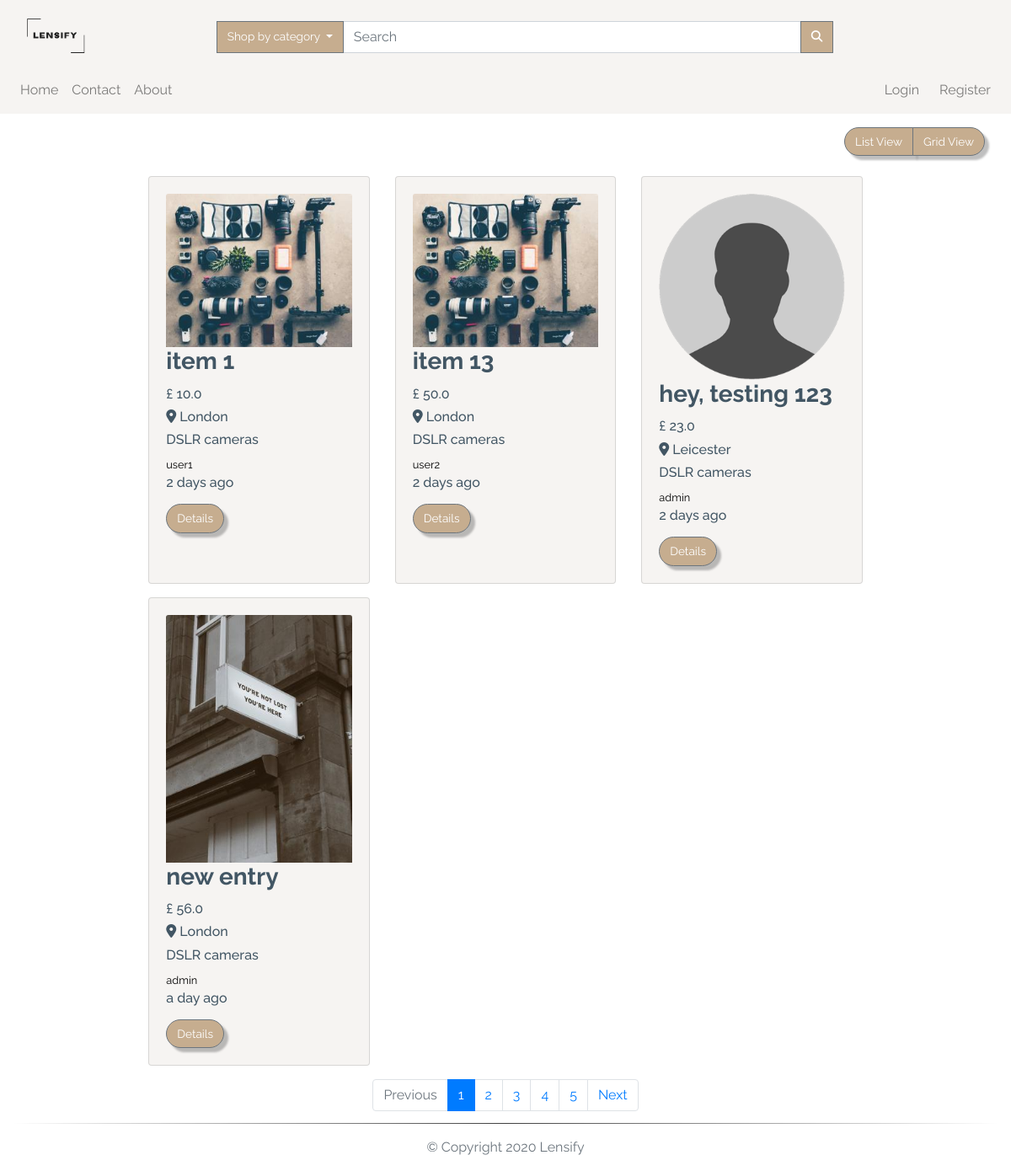
Page /search/1 on the committed database.
### app/models.py (models this page shows, shortened)
class TimestampMixin(object):
    created_at = db.Column(db.DateTime, nullable=False,
                           default=datetime.utcnow)
    updated_at = db.Column(db.DateTime, onupdate=datetime.utcnow)

class ItemForSale(db.Model, TimestampMixin):
    __tablename__ = "for_sale"
    id = db.Column(db.Integer, primary_key=True)
    title = db.Column(db.String(100), nullable=False)
    description = db.Column(db.Text, nullable=False)
    quantity = db.Column(db.Integer, nullable=False, default=1)
    condition = db.Column(db.String(50), nullable=False)
    item_city = db.Column(db.String(50), nullable=False)
    price = db.Column(db.Float, nullable=False)
    item_views = db.Column(db.Integer, default=0)
    image_file = db.Column(Json(128), nullable=False,
                           default=['item.jpg'])
    sold = db.Column(db.Boolean, default=False)
    seller_id = db.Column(db.Integer, db.ForeignKey("users.id"))
    category_id = db.Column(db.Integer, db.ForeignKey("categories.id"))

class Category(db.Model, TimestampMixin):
    __tablename__ = "categories"
    id = db.Column(db.Integer, primary_key=True)
    name = db.Column(db.String(30), nullable=False, unique=True)
    item_cat = db.relationship(
        "ItemForSale", backref="category", lazy="dynamic")

class User(db.Model, TimestampMixin, UserMixin):
    __tablename__ = "users"
    id = db.Column(db.Integer, primary_key=True)
    first_name = db.Column(db.String(50), nullable=False)
    last_name = db.Column(db.String(50), nullable=False)
    username = db.Column(db.String(50), unique=True, nullable=False)
    email = db.Column(db.String(115), unique=True, nullable=False)
    image_file = db.Column(db.String(80), nullable=False,
                           default="default.jpg")
    password_hash = db.Column(db.String(60), nullable=False)
    items_for_sale = db.relationship(
        "ItemForSale", backref="seller", lazy="dynamic")
    items_buyer = db.relationship("Order", backref="buyer", lazy="dynamic")
    address = db.relationship(
        "Address", secondary="user_addresses", backref="user", lazy="dynamic"
    )
    followed = db.relationship(
        'User', secondary=followers,
        primaryjoin=(followers.c.follower_id == id),
        secondaryjoin=(followers.c.followed_id == id),
        backref=db.backref('followers', lazy='dynamic'), lazy='dynamic')

### app/routes.py (the view)
@app.route('/search/<cat_id>', methods=['GET', 'POST'])
def search(cat_id=None):
    page = request.args.get('page', 1, type=int)
    available_items = ItemForSale.query.paginate(
        page, app.config['LISTINGS_PER_PAGE'], False)
    if cat_id is not None:
        available_items = ItemForSale.query.join(
            Category, (ItemForSale.category_id == cat_id)).paginate(
            page, app.config['LISTINGS_PER_PAGE'], False)
        next_url = url_for('search', page=available_items.next_num) \
            if available_items.has_next else None
        prev_url = url_for('search', page=available_items.prev_num) \
            if available_items.has_prev else None
        return render_template("search.html", available_items=available_items.items,
                               next_url=next_url, prev_url=prev_url, page=page, page_num=available_items.iter_pages())
    return render_template("search.html")

### app/models.py (called while the page is built)
    def process_result_value(self, value, dialect):
        return json.loads(value)

### app/routes.py (called while the page is built)
@app.before_request
def before_request():
    if current_user.is_authenticated:
        current_user.updated_at = datetime.utcnow()
        db.session.commit()

@app.context_processor
def inject_categories():
    categories = Category.query.join(
        ItemForSale, (Category.id == ItemForSale.category_id)).all()
    return dict(categories=categories)

### app/templates/search.html
{% extends "layout.html" %}
{% block app_content %}
<div class="row">
  <div class="col-lg-12 my-3">
    <div class="float-right mr-3">
      <div class="btn-group">
        <button class="btn btn-secondary" id="list">
          List View
        </button>
        <button class="btn btn-secondary" id="grid">
          Grid View
        </button>
      </div>
    </div>
  </div>
</div>
<div id="products" class="row view-group w-75 mx-auto">
  {% for item in available_items %}
  <div class=" item col-12 col-md-6 col-lg-4 py-2">
    <div class="card custom-bg h-100">
      <div class="card-body">
        <img class="img-fluid card-img-top group list-group-image img-event"
          src="{{url_for('static', filename='img/items/' + item.image_file[0])}}" alt="" />
        <h3 class="card-title list-group-item-heading font-weight-bold ">{{item.title}}</h3>
        <small class="d-block font-weight-bold card-text">
          <h6>£ {{ item.price }}</h6>
        </small>
        <small class="font-weight-bold card-text">
          <h6 class="text-capitalize"><i class="fas fa-map-marker-alt"></i> {{item.item_city}}</h6>
        </small>
        <small class="card-text">
          <h6>{{ item.category.name }}</h6>
        </small>
        <small class="card-text">
          <a href="{{url_for('user', username=item.seller.username)}}">
            {{ item.seller.username }}
          </a>
        </small>
        <small class="card-text">
          <h6>{{ moment(item.created_at).fromNow() }}</h6>
        </small>
        <a href="{{url_for('item', item_id=item.id)}}" class="btn btn-secondary mt-2">
          Details
        </a>
      </div>
    </div>
  </div>
  {% endfor %}
  <nav aria-label="Page navigation" class="col-12 my-2">
    <ul class="pagination justify-content-center">
      <li class="page-item {% if not prev_url %} disabled {% endif %}">
        <a class="page-link" href="{{ prev_url }}" tabindex="-1">Previous</a>
      </li>
      {% for num in page_num %}
      {% if num %}
      <li class="page-item {% if page == num %} active {% endif %}"><a class="page-link"
          href="{{url_for('index', page=num)}}">{{ num }}</a></li>
      {% else %}
      <span class="page-item ellipsis">…</span>
      {% endif %}
      {% endfor %}
      <li class="page-item {% if not next_url %} disabled {% endif %}">
        <a class="page-link" href="{{ next_url }}">Next</a>
      </li>
    </ul>
  </nav>
</div>
{% endblock app_content %}

### app/static/css/styles.css (style rules this page uses)
:root { --main-color: #fff; --second-color: #425664; --third-color: #f6f4f2; --fourth-color: #c6ad8f; }
*, *::before, *::after { margin: 0; padding: 0; box-sizing: border-box; list-style: none; text-decoration: none; }
body, html { background: var(--main-color); min-height: 100vh; width: 100%; color: var(--second-color); font-family: "Raleway", sans-serif; word-break: normal; }
html { position: relative; }
a { color: black; text-decoration: none; cursor: pointer; }
ul { margin: 0; }
.btn { font-size: 85%; white-space: nowrap; }
.btn-secondary { filter: drop-shadow(5px 5px 1px rgba(0, 0, 0, 0.25)); background-color: var(--fourth-color); border-radius: 20px; color: var(--main-color); }
.custom-bg { background-color: var(--third-color); }
.pagination { flex-wrap: wrap; }

### rows in the picture
ItemForSale: title "item 1", price "10.0", item_city "London", category.name "DSLR cameras", seller.username "user1", created_at "2 days ago"
ItemForSale: title "item 13", price "50.0", item_city "London", category.name "DSLR cameras", seller.username "user2", created_at "2 days ago"
ItemForSale: shows a picture, title "hey, testing 123", price "23.0", item_city "Leicester", category.name "DSLR cameras", seller.username "admin", created_at "2 days ago"
ItemForSale: shows a picture, title "new entry", price "56.0", item_city "London", category.name "DSLR cameras", seller.username "admin", created_at "a day ago"

### other values in the picture
{{ num }} "1" "2" "3" "4" "5"
